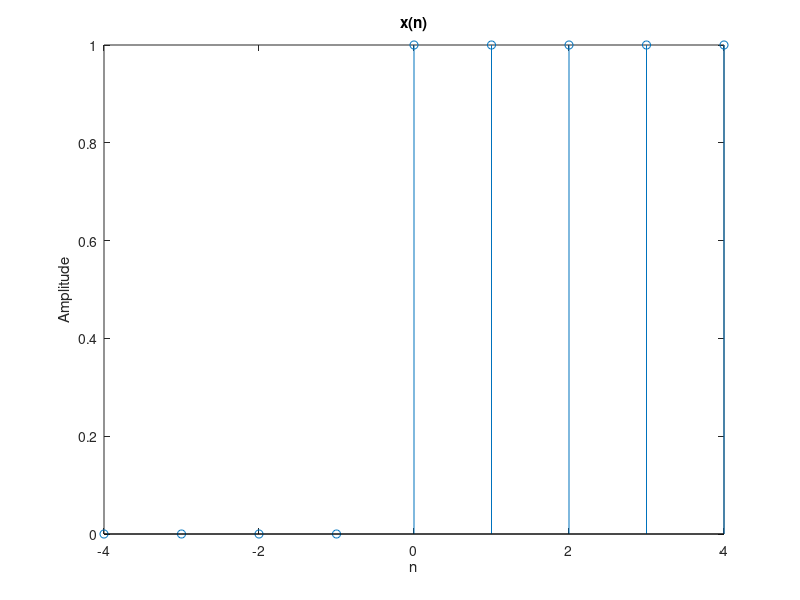
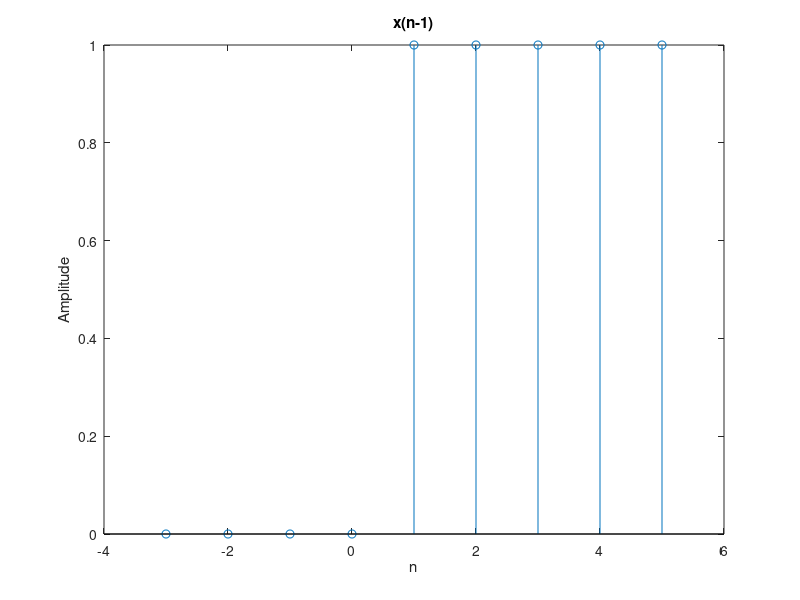
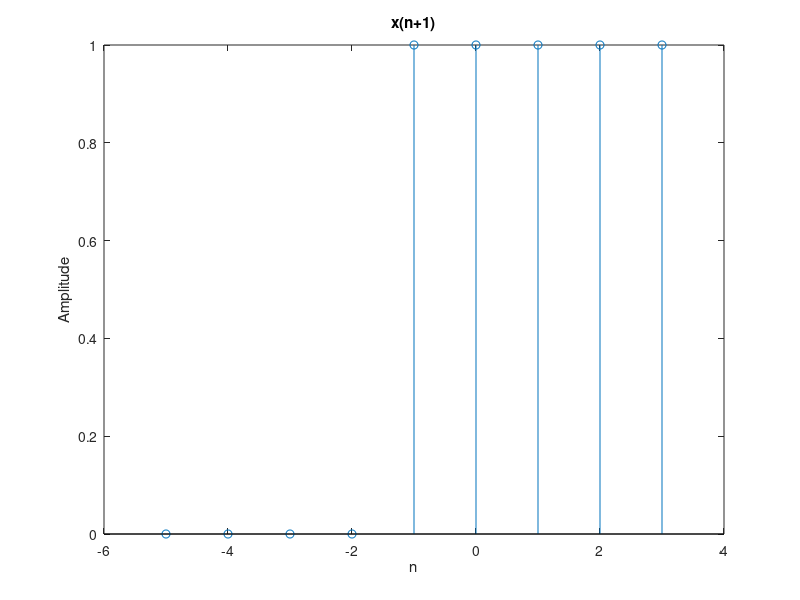

Reproduce these figures in MATLAB, in order.

%Signal manipulation in DT domain
close all;
clear all;
clc;
x=[0 0 0 0 1 1 1 1 1];
n=-4:4; %for range 4 idhar -ve me 4 +ve me upar wali x ki values
stem(n,x);
title('x(n)');
xlabel('n');
ylabel('Amplitude');
figure
stem(n+1,x); %represent time shifting
title('x(n-1)');
xlabel('n');
ylabel('Amplitude');
figure
stem(n-1,x);
title('x(n+1)');
xlabel('n');
ylabel('Amplitude');

